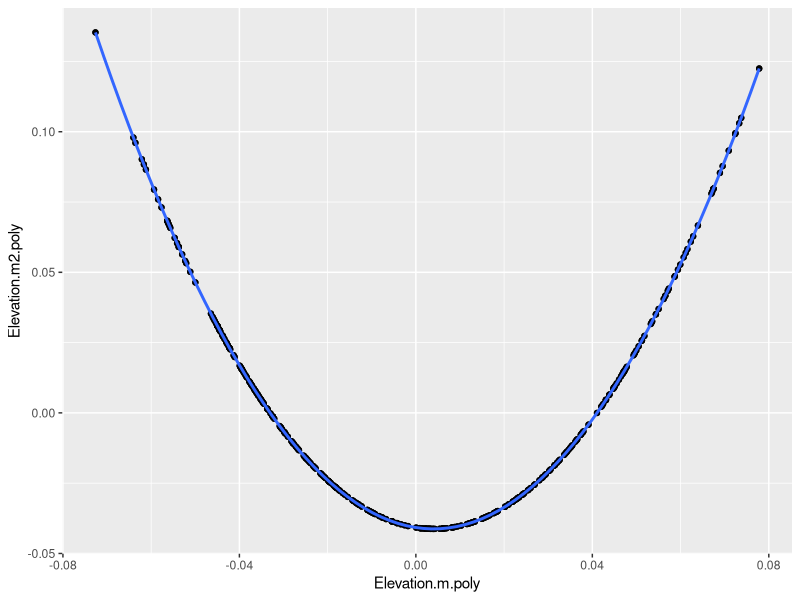
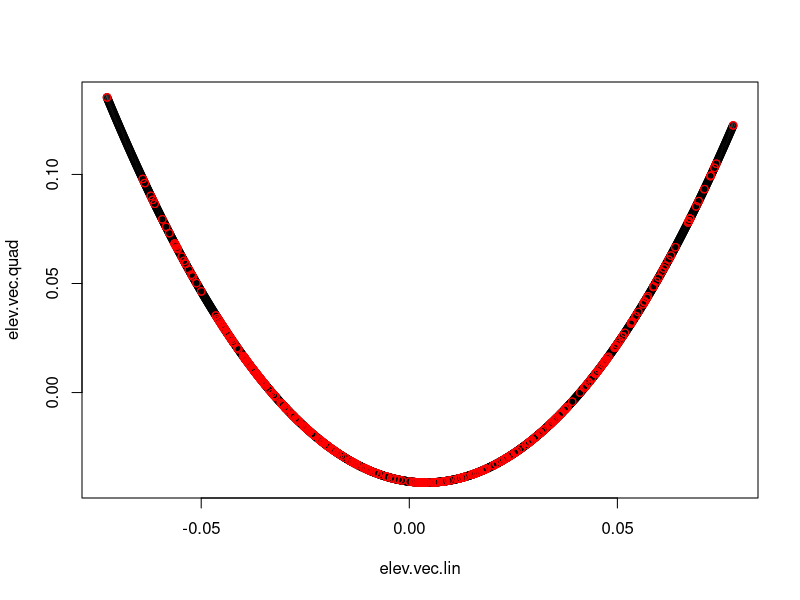
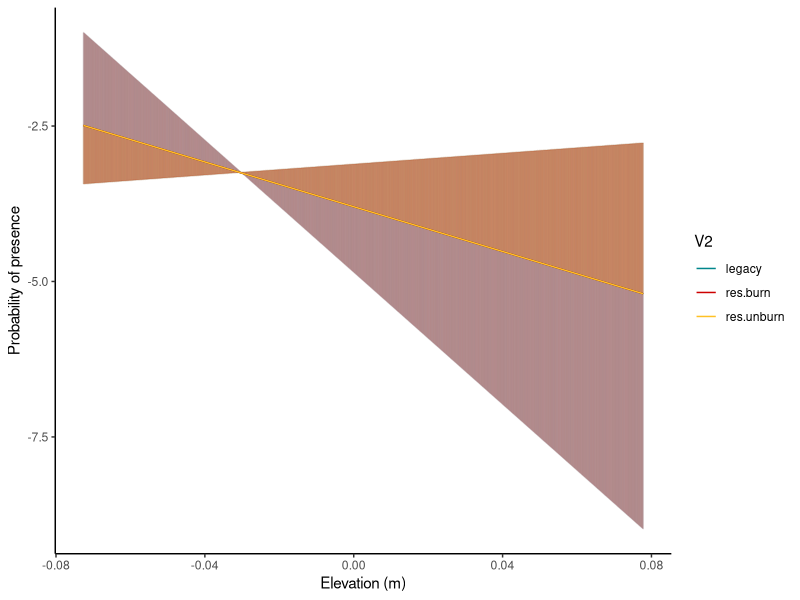
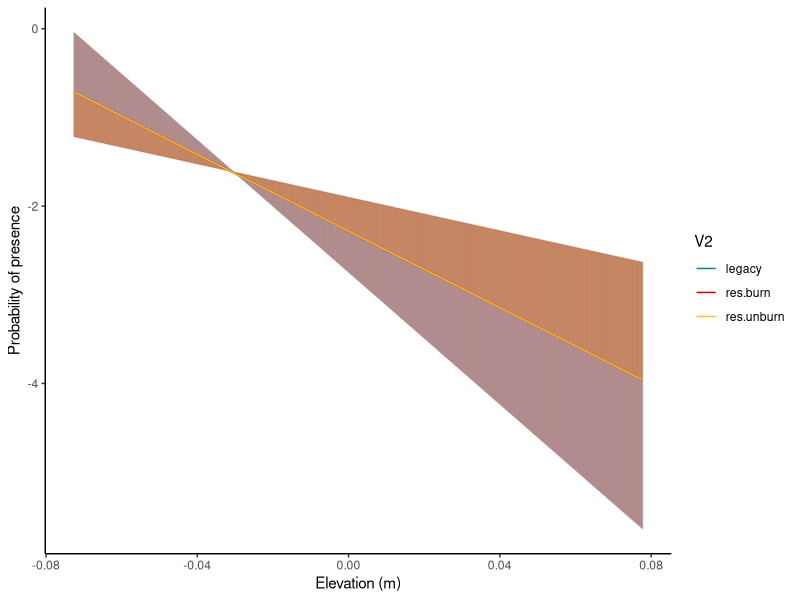
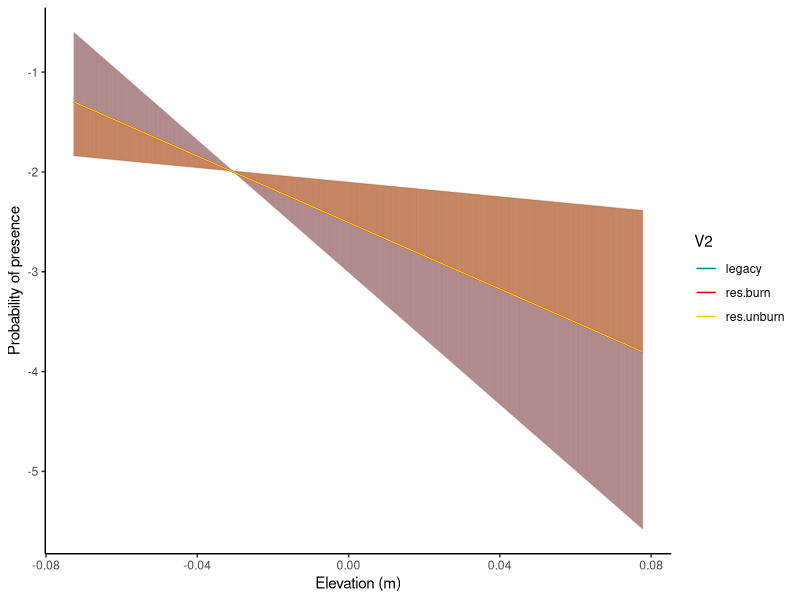
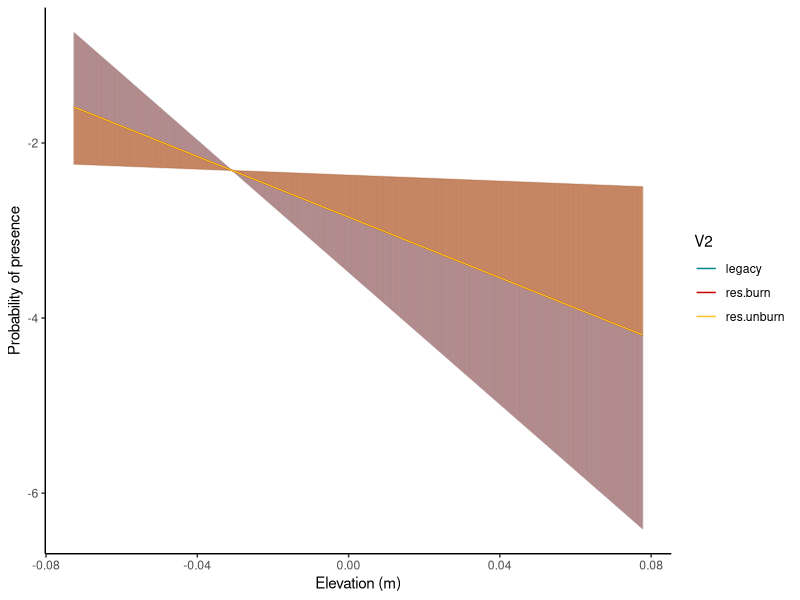
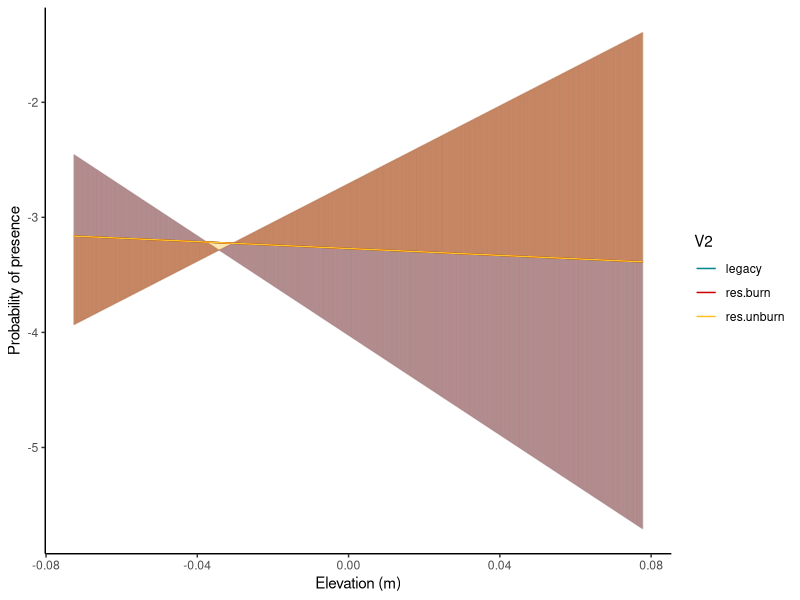
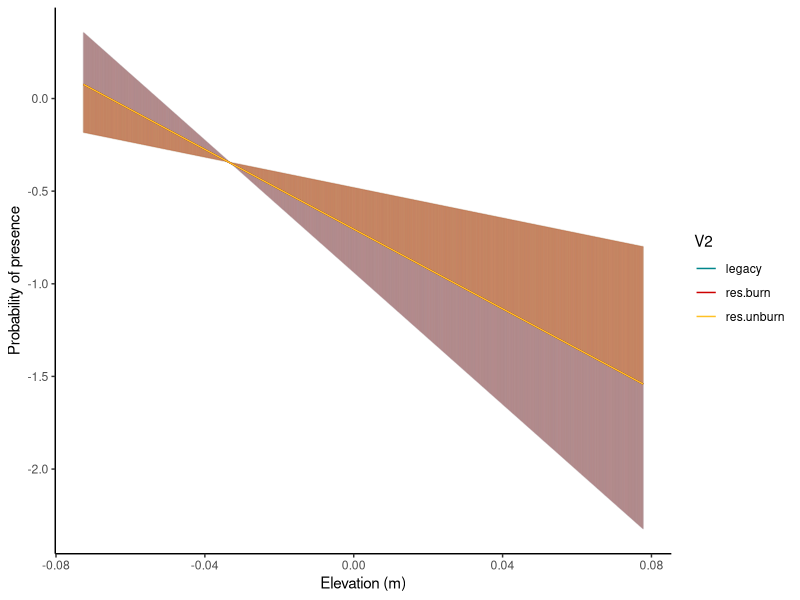

R code for these plots, in order:
# Created: Mar 24, 2021
# Last edited: Apr 23, 2021

library(tidyverse)

### read in model coefficients
# these are from the global (full) model for each rarefied dataset that ran without warnings
# using poly() function for orthogonal quadratic terms
coeff.glob.fire <- read.csv("data/3c_ORTHO_global_mod_coefficients_with_P_FIRE.csv", header = TRUE)
coeff.glob.nofire <- read.csv("data/3c_ORTHO_global_mod_coefficients_with_P_NOFIRE.csv", header = TRUE)


### species lists for loops below
species.fire <- coeff.glob.fire %>% 
  group_by(Species) %>% 
  summarise(Species = first(Species))
species.nofire <- coeff.glob.nofire %>% 
  group_by(Species) %>% 
  summarise(Species = first(Species))


### elevation vector for multiplying by coefficients
# needs to be in poly-transformed units

# exploring to determine what poly-tranformed values should be
dat <- read_csv("data/3c_transformed_polynomials.csv")

# relationship between quadratic and linear terms in poly-transformed units is a perfect quadratic
ggplot(data=dat, aes(x=Elevation.m.poly, y=Elevation.m2.poly)) +
  geom_point() +
  geom_smooth(method="lm", formula= y~poly(x,2))

# quadratic function is given by this model
poly.mod <- lm(Elevation.m2.poly ~ Elevation.m.poly + I(Elevation.m.poly^2), data=dat)

# linear vector
# range based on min/max values in dat$Elevation.m.poly
elev.vec.lin = as.numeric(seq(min(dat$Elevation.m.poly), max(dat$Elevation.m.poly), by=0.0001)) 
# quadratic vector
elev.vec.quad = poly.mod$coefficients[1] + 
  elev.vec.lin*poly.mod$coefficients[2] + 
  elev.vec.lin*elev.vec.lin*poly.mod$coefficients[3]
plot(elev.vec.quad ~ elev.vec.lin) + 
  points(dat$Elevation.m.poly, dat$Elevation.m2.poly, col="red") #ok! we have linear and quadratic elevation vectors that match what the models are using


### graphs for fire species

# empty matrices to store values
pred.leg.reps = matrix(nrow=length(elev.vec.lin),ncol=100)
pred.res.unburn.reps = matrix(nrow=length(elev.vec.lin),ncol=100)
pred.res.burn.reps = matrix(nrow=length(elev.vec.lin),ncol=100)
pred.leg.reps.low = matrix(nrow=length(elev.vec.lin),ncol=100)
pred.res.unburn.reps.low = matrix(nrow=length(elev.vec.lin),ncol=100)
pred.res.burn.reps.low = matrix(nrow=length(elev.vec.lin),ncol=100)
pred.leg.reps.high = matrix(nrow=length(elev.vec.lin),ncol=100)
pred.res.unburn.reps.high = matrix(nrow=length(elev.vec.lin),ncol=100)
pred.res.burn.reps.high = matrix(nrow=length(elev.vec.lin),ncol=100)

col.pal <- c("turquoise4", "red3", "goldenrod1")

for (i in 1:dim(species.fire)[1]) {
  sp = as.list(species.fire[i,1], drop=TRUE)
  mods <- coeff.glob.fire %>% 
    filter(Species==sp) %>% 
    select(Int=Intercept, 
           Elev=Elevation.m, 
           Elev2=Elevation.m2, 
           ResurvBurn = Resurvey.Burned.fi,
           ResurvUnburn = Resurvey.Unburned.fi,
           ResurvBurnxElev = Elevation.m.Res.Burn.fi,
           ResurvBurnxElev2 = Elevation.m2.Res.Burn.fi,
           ResurvUnburnxElev = Elevation.m2.Res.Unburn.fi,
           ResurvUnburnXElev2 = Elevation.m2.Res.Unburn.fi,
           Int.Low=Intercept.CI.Lower, 
           Elev.Low=Elevation.m.CI.Lower, 
           Elev2.Low=Elevation.m2.CI.Lower, 
           ResurvBurn.Low = Resurvey.Burned.fi.CI.Lower,
           ResurvUnburn.Low = Resurvey.Unburned.fi.CI.Lower,
           ResurvBurnxElev.Low = Elevation.m.Res.Burn.fi.CI.Lower,
           ResurvBurnxElev2.Low = Elevation.m2.Res.Burn.fi.CI.Lower,
           ResurvUnburnxElev.Low = Elevation.m2.Res.Unburn.fi.CI.Lower,
           ResurvUnburnXElev2.Low = Elevation.m2.Res.Unburn.fi.CI.Lower,
           Int.High=Intercept.CI.Upper, 
           Elev.High=Elevation.m.CI.Upper, 
           Elev2.High=Elevation.m2.CI.Upper, 
           ResurvBurn.High = Resurvey.Burned.fi.CI.Upper,
           ResurvUnburn.High = Resurvey.Unburned.fi.CI.Upper,
           ResurvBurnxElev.High = Elevation.m.Res.Burn.fi.CI.Upper,
           ResurvBurnxElev2.High = Elevation.m2.Res.Burn.fi.CI.Upper,
           ResurvUnburnxElev.High = Elevation.m2.Res.Unburn.fi.CI.Upper,
           ResurvUnburnXElev2.High = Elevation.m2.Res.Unburn.fi.CI.Upper
    )
  for (j in 1:dim(mods)[1]) {
    pred.leg.reps[,j] = mods$Int[j] + mods$Elev[j]*elev.vec.lin #+ mods$Elev2[j]*elev.vec.quad
    pred.res.unburn.reps[,j] = mods$Int[j] + mods$Elev[j]*elev.vec.lin #+ mods$Elev2[j]*elev.vec.quad +
      mods$ResurvUnburn[j] + mods$ResurvUnburnxElev[j]*elev.vec.lin #+ 
      #mods$ResurvUnburnXElev2[j]*elev.vec.quad
    pred.res.burn.reps[,j] = mods$Int[j] + mods$Elev[j]*elev.vec.lin #+ mods$Elev2[j]*elev.vec.quad +
      mods$ResurvBurn[j] + mods$ResurvBurnxElev[j]*elev.vec.lin #+ 
      #mods$ResurvBurnxElev2[j]*elev.vec.quad
    
    pred.leg.reps.low[,j] = mods$Int.Low[j] + mods$Elev.Low[j]*elev.vec.lin #+ mods$Elev2.Low[j]*elev.vec.quad
    pred.res.unburn.reps.low[,j] = mods$Int.Low[j] + mods$Elev.Low[j]*elev.vec.lin #+ mods$Elev2.Low[j]*elev.vec.quad +
      mods$ResurvUnburn.Low[j] + mods$ResurvUnburnxElev.Low[j]*elev.vec.lin #+ 
      #mods$ResurvUnburnXElev2.Low[j]*elev.vec.quad
    pred.res.burn.reps.low[,j] = mods$Int.Low[j] + mods$Elev.Low[j]*elev.vec.lin #+ mods$Elev2.Low[j]*elev.vec.quad +
      mods$ResurvBurn.Low[j] + mods$ResurvBurnxElev.Low[j]*elev.vec.lin #+ 
      #mods$ResurvBurnxElev2.Low[j]*elev.vec.quad
    
    pred.leg.reps.high[,j] = mods$Int.High[j] + mods$Elev.High[j]*elev.vec.lin #+ mods$Elev2.High[j]*elev.vec.quad
    pred.res.unburn.reps.high[,j] = mods$Int.High[j] + mods$Elev.High[j]*elev.vec.lin #+ mods$Elev2.High[j]*elev.vec.quad +
      mods$ResurvUnburn.High[j] + mods$ResurvUnburnxElev.High[j]*elev.vec.lin #+ 
      #mods$ResurvUnburnXElev2.High[j]*elev.vec.quad
    pred.res.burn.reps.high[,j] = mods$Int.High[j] + mods$Elev.High[j]*elev.vec.lin #+ mods$Elev2.High[j]*elev.vec.quad +
      mods$ResurvBurn.High[j] + mods$ResurvBurnxElev.High[j]*elev.vec.lin #+ 
      #mods$ResurvBurnxElev2.High[j]*elev.vec.quad
  }

  t1.unburn.reps <- as.data.frame(cbind(elev.vec.lin, 'legacy', pred.leg.reps))
  t1.unburn.reps.tall <- gather(t1.unburn.reps, "rep", "preds", 3:102)
  t1.unburn.summary <- t1.unburn.reps.tall %>% 
    #mutate(resp = exp(as.numeric(preds))/(1+exp(as.numeric(preds)))) %>% 
    group_by(V2, elev.vec.lin) %>% 
    #summarise(mean.resp = mean(resp, na.rm=TRUE))
    summarise(mean.resp = mean(as.numeric(preds), na.rm=TRUE))
  
  t1.unburn.reps.low <- as.data.frame(cbind(elev.vec.lin, 'legacy', pred.leg.reps.low))
  t1.unburn.reps.low.tall <- gather(t1.unburn.reps.low, "rep", "preds", 3:102)
  t1.unburn.low.summary <- t1.unburn.reps.low.tall %>% 
    #mutate(lower = exp(as.numeric(preds))/(1+exp(as.numeric(preds)))) %>% 
    group_by(V2, elev.vec.lin) %>% 
    #summarise(mean.lower = mean(lower, na.rm=TRUE))
    summarise(mean.lower = mean(as.numeric(preds), na.rm=TRUE))
  
  t1.unburn.reps.high <- as.data.frame(cbind(elev.vec.lin, 'legacy', pred.leg.reps.high))
  t1.unburn.reps.high.tall <- gather(t1.unburn.reps.high, "rep", "preds", 3:102)
  t1.unburn.high.summary <- t1.unburn.reps.high.tall %>% 
    #mutate(upper = exp(as.numeric(preds))/(1+exp(as.numeric(preds)))) %>% 
    group_by(V2, elev.vec.lin) %>% 
    #summarise(mean.upper = mean(upper, na.rm=TRUE))
    summarise(mean.upper = mean(as.numeric(preds), na.rm=TRUE))
  
  t2.unburn.reps <- as.data.frame(cbind(elev.vec.lin, 'res.unburn', pred.res.unburn.reps))
  t2.unburn.reps.tall <- gather(t2.unburn.reps, "rep", "preds", 3:102)
  t2.unburn.summary <- t2.unburn.reps.tall %>% 
    #mutate(resp = exp(as.numeric(preds))/(1+exp(as.numeric(preds)))) %>% 
    group_by(V2, elev.vec.lin) %>% 
    summarise(mean.resp = mean(as.numeric(preds), na.rm=TRUE))
    #summarise(mean.resp = mean(resp, na.rm=TRUE))
  
  t2.unburn.reps.low <- as.data.frame(cbind(elev.vec.lin, 'res.unburn', pred.res.unburn.reps.low))
  t2.unburn.reps.low.tall <- gather(t2.unburn.reps, "rep", "preds", 3:102)
  t2.unburn.low.summary <- t2.unburn.reps.low.tall %>% 
    #mutate(lower = exp(as.numeric(preds))/(1+exp(as.numeric(preds)))) %>% 
    group_by(V2, elev.vec.lin) %>% 
    #summarise(mean.lower = mean(lower, na.rm=TRUE))
    summarise(mean.lower = mean(as.numeric(preds), na.rm=TRUE))
  
  t2.unburn.reps.high <- as.data.frame(cbind(elev.vec.lin, 'res.unburn', pred.res.unburn.reps.high))
  t2.unburn.reps.high.tall <- gather(t2.unburn.reps.high, "rep", "preds", 3:102)
  t2.unburn.high.summary <- t2.unburn.reps.high.tall %>% 
    #mutate(upper = exp(as.numeric(preds))/(1+exp(as.numeric(preds)))) %>% 
    group_by(V2, elev.vec.lin) %>% 
    #summarise(mean.upper = mean(upper, na.rm=TRUE))
    summarise(mean.upper = mean(as.numeric(preds), na.rm=TRUE))
  
  t2.burn.reps <- as.data.frame(cbind(elev.vec.lin, 'res.burn', pred.res.burn.reps))
  t2.burn.reps.tall <- gather(t2.burn.reps, "rep", "preds", 3:102)
  t2.burn.summary <- t2.burn.reps.tall %>% 
    #mutate(resp = exp(as.numeric(preds))/(1+exp(as.numeric(preds)))) %>% 
    group_by(V2, elev.vec.lin) %>% 
    #summarise(mean.resp = mean(resp, na.rm=TRUE))
    summarise(mean.resp = mean(as.numeric(preds), na.rm=TRUE))
  
  t2.burn.reps.low <- as.data.frame(cbind(elev.vec.lin, 'res.burn', pred.res.burn.reps.low))
  t2.burn.reps.low.tall <- gather(t2.burn.reps.low, "rep", "preds", 3:102)
  t2.burn.low.summary <- t2.burn.reps.low.tall %>% 
    #mutate(lower = exp(as.numeric(preds))/(1+exp(as.numeric(preds)))) %>% 
    group_by(V2, elev.vec.lin) %>% 
    #summarise(mean.lower = mean(lower, na.rm=TRUE))
    summarise(mean.lower = mean(as.numeric(preds), na.rm=TRUE))
  
  t2.burn.reps.high <- as.data.frame(cbind(elev.vec.lin, 'res.burn', pred.res.burn.reps.high))
  t2.burn.reps.high.tall <- gather(t2.burn.reps.high, "rep", "preds", 3:102)
  t2.burn.high.summary <- t2.burn.reps.high.tall %>% 
    mutate(upper = exp(as.numeric(preds))/(1+exp(as.numeric(preds)))) %>% 
    group_by(V2, elev.vec.lin) %>% 
    #summarise(mean.upper = mean(upper, na.rm=TRUE))
    summarise(mean.upper = mean(as.numeric(preds), na.rm=TRUE))
  
  graph.dat.means <- bind_rows(t1.unburn.summary, t2.unburn.summary, t2.burn.summary)
  graph.dat.lowers <- bind_rows(t1.unburn.low.summary, t2.unburn.low.summary, t2.burn.low.summary)
  graph.dat.uppers <- bind_rows(t1.unburn.high.summary, t2.unburn.high.summary, t2.burn.high.summary)
  graph.dat <- left_join(graph.dat.means, left_join(graph.dat.lowers, graph.dat.uppers))
  graph.dat$elev.vec.lin <- as.numeric(graph.dat$elev.vec.lin)

 gg <- ggplot(graph.dat, aes(x=elev.vec.lin, y=mean.resp, color=V2)) +
    theme_classic() +
    xlab("Elevation (m)") +
    ylab("Probability of presence") +
    geom_errorbar(aes(ymin=mean.lower, ymax=mean.upper), alpha=0.1) +
    geom_line() +
    scale_color_manual(values=col.pal)
  
 ggsave(paste("figures/global.model.preds_",sp,".pdf",sep=""), gg, width=5, height=5)

} 

# temporary code to inspect predictions from individual rarefied datasets  
t1.unburn.V3 <- t1.unburn.reps.tall %>% filter(rep=="V3") %>% mutate(mean.resp = exp(as.numeric(preds))/(1+exp(as.numeric(preds)))) %>% select(-preds)
t1.unburn.low.V3 <- t1.unburn.reps.low.tall %>% filter(rep=="V3") %>% mutate(mean.lower = exp(as.numeric(preds))/(1+exp(as.numeric(preds)))) %>% select(-preds)
t1.unburn.high.V3 <- t1.unburn.reps.high.tall %>% filter(rep=="V3") %>% mutate(mean.upper = exp(as.numeric(preds))/(1+exp(as.numeric(preds)))) %>% select(-preds)
t2.unburn.V3 <- t2.unburn.reps.tall %>% filter(rep=="V3") %>% mutate(mean.resp = exp(as.numeric(preds))/(1+exp(as.numeric(preds)))) %>% select(-preds)
t2.unburn.low.V3 <- t2.unburn.reps.low.tall %>% filter(rep=="V3") %>% mutate(mean.lower = exp(as.numeric(preds))/(1+exp(as.numeric(preds)))) %>% select(-preds)
t2.unburn.high.V3 <- t2.unburn.reps.high.tall %>% filter(rep=="V3") %>% mutate(mean.upper = exp(as.numeric(preds))/(1+exp(as.numeric(preds)))) %>% select(-preds)
t2.burn.V3 <- t2.burn.reps.tall %>% filter(rep=="V3") %>% mutate(mean.resp = exp(as.numeric(preds))/(1+exp(as.numeric(preds)))) %>% select(-preds)
t2.burn.low.V3 <- t2.burn.reps.low.tall %>% filter(rep=="V3") %>% mutate(mean.lower = exp(as.numeric(preds))/(1+exp(as.numeric(preds)))) %>% select(-preds)
t2.burn.high.V3 <- t2.burn.reps.high.tall %>% filter(rep=="V3") %>% mutate(mean.upper = exp(as.numeric(preds))/(1+exp(as.numeric(preds)))) %>% select(-preds)
graph.dat.V3 <- bind_rows(t1.unburn.V3, t2.unburn.V3, t2.burn.V3)
graph.dat.V3.lowers <- bind_rows(t1.unburn.low.V3, t2.unburn.low.V3, t2.burn.low.V3)
graph.dat.V3.uppers <- bind_rows(t1.unburn.high.V3, t2.unburn.high.V3, t2.burn.high.V3)
graph.dat.V3.all <- left_join(graph.dat.V3, left_join(graph.dat.V3.lowers, graph.dat.V3.uppers))
graph.dat.V3.all$elev.vec <- as.numeric(graph.dat.V3.all$elev.vec)



### graphs for no-fire species

# empty matrices to store values
pred.leg.reps = matrix(nrow=length(elev.vec.lin),ncol=100)
pred.res.reps = matrix(nrow=length(elev.vec.lin),ncol=100)
pred.leg.reps.low = matrix(nrow=length(elev.vec.lin),ncol=100)
pred.res.reps.low = matrix(nrow=length(elev.vec.lin),ncol=100)
pred.leg.reps.high = matrix(nrow=length(elev.vec.lin),ncol=100)
pred.res.reps.high = matrix(nrow=length(elev.vec.lin),ncol=100)

col.pal <- c("turquoise4", "goldenrod1")

for (i in 1:dim(species.nofire)[1]) {
  sp = as.list(species.nofire[i,1], drop=TRUE)
  mods <- coeff.glob.nofire %>% 
    filter(Species==sp) %>% 
    dplyr::select(Int=Intercept, 
           Elev=Elevation.m, 
           Elev2=Elevation.m2, 
           Year = Data.Type.nofi,
           YearxElev = Data.Type.Elevation.m.nofi,
           YearxElev2 = Data.Type.Elevation.m2.nofi,
           Int.Low=Intercept.CI.Lower, 
           Elev.Low=Elevation.m.CI.Lower, 
           Elev2.Low=Elevation.m2.CI.Lower, 
           Year.Low = Data.Type.nofi.CI.Lower,
           YearxElev.Low = Data.Type.Elevation.m.nofi.CI.Lower,
           YearxElev2.Low = Data.Type.Elevation.m2.nofi.CI.Lower,
           Int.High=Intercept.CI.Upper, 
           Elev.High=Elevation.m.CI.Upper, 
           Elev2.High=Elevation.m2.CI.Upper, 
           Year.High = Data.Type.nofi.CI.Upper,
           YearxElev.High = Data.Type.Elevation.m.nofi.CI.Upper,
           YearxElev2.High = Data.Type.Elevation.m2.nofi.CI.Upper) %>% 
        droplevels()
    
  for (j in 1:dim(mods)[1]) {
    pred.leg.reps[,j] = mods$Int[j] + mods$Elev[j]*elev.vec.lin + mods$Elev2[j]*elev.vec.quad
    pred.leg.reps.low[,j] = mods$Int.Low[j] + mods$Elev.Low[j]*elev.vec.lin + mods$Elev2.Low[j]*elev.vec.quad
    pred.leg.reps.high[,j] = mods$Int.High[j] + mods$Elev.High[j]*elev.vec.lin + mods$Elev2.High[j]*elev.vec.quad
    pred.res.reps[,j] = mods$Int[j]  + mods$Elev[j]*elev.vec.lin + mods$Elev2[j]*elev.vec.quad +
      mods$Year[j] + mods$YearxElev[j]*elev.vec.lin + mods$YearxElev2[j]*elev.vec.quad
    pred.res.reps.low[,j] = mods$Int.Low[j]  + mods$Elev.Low[j]*elev.vec.lin + mods$Elev2.Low[j]*elev.vec.quad +
      mods$Year.Low[j] + mods$YearxElev.Low[j]*elev.vec.lin + mods$YearxElev2.Low[j]*elev.vec.quad
    pred.res.reps.high[,j] = mods$Int.High[j]  + mods$Elev.High[j]*elev.vec.lin + mods$Elev2.High[j]*elev.vec.quad +
      mods$Year.High[j] + mods$YearxElev.High[j]*elev.vec.lin + mods$YearxElev2.High[j]*elev.vec.quad
  }
  t1.reps <- as.data.frame(cbind(elev.vec.lin, 'legacy', pred.leg.reps))
  t1.reps.tall <- gather(t1.reps, "rep", "preds", 3:102)
  t1.summary <- t1.reps.tall %>% 
    mutate(resp = exp(as.numeric(preds))/(1+exp(as.numeric(preds)))) %>% 
    group_by(V2, elev.vec.lin) %>% 
    summarise(mean.resp = mean(resp))
  t1.reps.low <- as.data.frame(cbind(elev.vec.lin, 'legacy', pred.leg.reps.low))
  t1.reps.low.tall <- gather(t1.reps.low, "rep", "preds", 3:102)
  t1.summary.low <- t1.reps.low.tall %>% 
    mutate(lower = exp(as.numeric(preds))/(1+exp(as.numeric(preds)))) %>% 
    group_by(V2, elev.vec.lin) %>% 
    summarise(mean.lower = mean(lower))
  t1.reps.high <- as.data.frame(cbind(elev.vec.lin, 'legacy', pred.leg.reps.high))
  t1.reps.high.tall <- gather(t1.reps.high, "rep", "preds", 3:102)
  t1.summary.high <- t1.reps.high.tall %>% 
    mutate(upper = exp(as.numeric(preds))/(1+exp(as.numeric(preds)))) %>% 
    group_by(V2, elev.vec.lin) %>% 
    summarise(mean.upper = mean(upper))
  t2.reps <- as.data.frame(cbind(elev.vec.lin, 'resurvey', pred.res.reps))
  t2.reps.tall <- gather(t2.reps, "rep", "preds", 3:102)
  t2.summary <- t2.reps.tall %>% 
    mutate(resp = exp(as.numeric(preds))/(1+exp(as.numeric(preds)))) %>% 
    group_by(V2, elev.vec.lin) %>% 
    summarise(mean.resp = mean(resp))
  t2.reps.low <- as.data.frame(cbind(elev.vec.lin, 'resurvey', pred.res.reps.low))
  t2.reps.low.tall <- gather(t2.reps.low, "rep", "preds", 3:102)
  t2.summary.low <- t2.reps.low.tall %>% 
    mutate(lower = exp(as.numeric(preds))/(1+exp(as.numeric(preds)))) %>% 
    group_by(V2, elev.vec.lin) %>% 
    summarise(mean.lower = mean(lower))
  t2.reps.high <- as.data.frame(cbind(elev.vec.lin, 'resurvey', pred.res.reps.high))
  t2.reps.high.tall <- gather(t2.reps.high, "rep", "preds", 3:102)
  t2.summary.high <- t2.reps.high.tall %>% 
    mutate(upper = exp(as.numeric(preds))/(1+exp(as.numeric(preds)))) %>% 
    group_by(V2, elev.vec.lin) %>% 
    summarise(mean.upper = mean(upper))
  graph.dat.means <- bind_rows(t1.summary, t2.summary)
  graph.dat.lowers <- bind_rows(t1.summary.low, t2.summary.low)
  graph.dat.uppers <- bind_rows(t1.summary.high, t2.summary.high)
  graph.dat <- left_join(graph.dat.means, left_join(graph.dat.lowers, graph.dat.uppers))
  graph.dat$elev.vec.lin <- as.numeric(graph.dat$elev.vec.lin)
  
  gg <- ggplot(graph.dat, aes(x=elev.vec.lin, y=mean.resp, color=V2)) +
    theme_classic() +
    xlab("Elevation (m)") +
    ylab("Probability of presence") +
    geom_errorbar(aes(ymin=mean.lower, ymax=mean.upper), alpha=0.05) +
    geom_line() +
    scale_color_manual(values=col.pal)
  
  ggsave(paste("figures/global.model.preds_",sp,".pdf",sep=""), gg, width=5, height=5)
  
}
